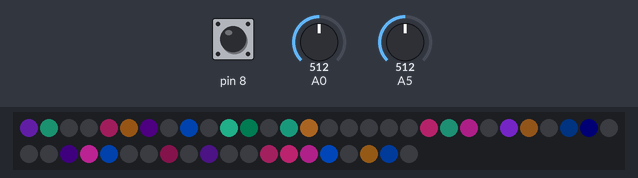
This sketch was run on a simulated Arduino Uno, built with avr-gcc and run on an emulated ATmega328P. Shown: 50 RGB LEDs in strip order, left to right, continuing on the next row. The inputs (shaded band) are chosen by the test bench; at power-on: A0 = 512, pin 8 HIGH, A5 = 512. Dim RGB values are drawn brighter than linear; random numbers use the default seed unless the sketch sets one.

Above: at 1.2 s.
1.3 s: A0 set to 40
At 3.21 s:
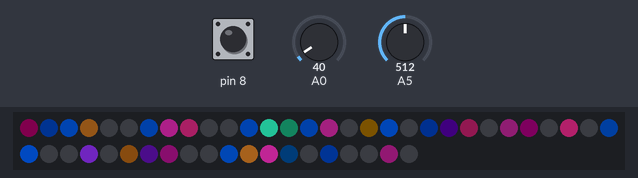
3.9 s: A0 set to 265
At 4.71 s:
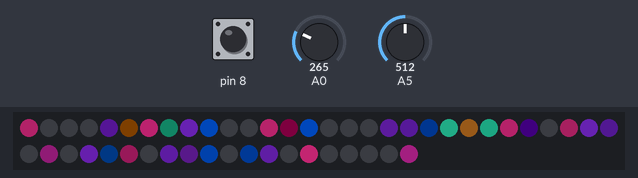
6.4 s: pin 8 pulled LOW for 1 s
At 7.9 s:
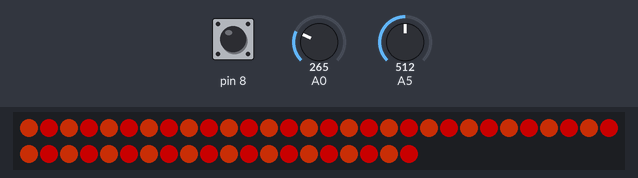
8.0 s: pin 8 pulled LOW for 0.15 s
8.7 s: pin 8 pulled LOW for 0.15 s
At 13.3 s:
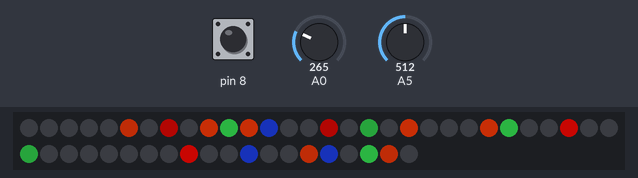

The sketch:

lights.ino
```cpp
#include <Arduino.h>
#include <FastLED.h>
#include "Input.h"
#include "EffectSequence.h"
#include "FSM.h"

#define DAY_BRIGHTNESS    100
#define NIGHT_BRIGHTNESS  100

#define P_BUTTON 8
#define P_KNOB   A0
#define P_LIGHT  A5

#define NUM_LEDS 50
#define DATA_PIN 6

CRGB leds[NUM_LEDS];

InputState nowState;
Input input(&nowState, P_BUTTON, P_KNOB, P_LIGHT);

EffectSequence effectSequence;
Effect* nowEffect = nullptr;

FSM fsm(&nowState, effectSequence, nowEffect, leds, NUM_LEDS);

void setup() {
  input.begin();

  FastLED.addLeds<WS2812, DATA_PIN, GRB>(leds, NUM_LEDS);
  FastLED.setBrightness(DAY_BRIGHTNESS);
}


void loop() {
  input.update();

  fsm.update();

  FastLED.show();
}
```

Bulbs.cpp
```cpp
#include "Effect.h"
#include <FastLED.h>

class Bulbs : public Effect {
public:
    Bulbs() : leds(nullptr), numLeds(0), lastMillis(0), state(false) {}

    void begin(CRGB* ledsArray, int num_leds) override {
        leds = ledsArray;
        numLeds = num_leds;
        lastMillis = millis() - 10000;  // for force start
        state = false;
    }

    void update(uint16_t value) override {
        if (!leds) return;

        unsigned long now = millis();
        uint16_t speed = map(value, 0, 1023, 100, 2000); // speed

        if (now - lastMillis < speed) return;
        lastMillis = now;

        state = !state;

        CRGB red    = CRGB(255, 0, 0);
        //CRGB orange = CRGB(255, 120, 0);
        CRGB orange = CRGB(255, 60, 10);

        for (int i = 0; i < numLeds; i++) {
            bool even = (i % 2 == 0);

            if (state) {
                leds[i] = even ? orange : red;
            } else {
                leds[i] = even ? red : orange;
            }
        }
    }

private:
    CRGB* leds;
    int numLeds;
    unsigned long lastMillis;
    bool state;
};
```

Effect.h
```cpp
#pragma once
#include <Arduino.h>
#include <FastLED.h>

/*
  to write an effect, inherit from this class,
  leds is an array of LEDs that will be rendered on the device.
  num_leds - the number of leds.
  Value - the values of the potentiometer at the moment
  (you can use it to control speed or color)
*/

class Effect {
public:

  virtual ~Effect() {}
  virtual void begin(CRGB* leds, int num_leds) {}      // for start effect
  virtual void update(uint16_t value) = 0;
};
```

EffectSequence.cpp
```cpp
#include "EffectSequence.h"
#include "Firefly.cpp"
#include "Bulbs.cpp"
#include "Wave.cpp"
#include "Vintage.cpp"

EffectSequence::EffectSequence() {
    sequence[0] = new Firefly();
    sequence[1] = new Bulbs();
    sequence[2] = new Wave();
    sequence[3] = new Vintage();
    idx = 0;
}

Effect* EffectSequence::next() {
    idx = (idx + 1) % EFFECT_COUNT;
    return sequence[idx];
}

Effect* EffectSequence::prev() {
    idx = (idx == 0) ? EFFECT_COUNT - 1 : idx - 1;
    return sequence[idx];
}

Effect* EffectSequence::current() {
    return sequence[idx];
}
```

EffectSequence.h
```cpp
#pragma once
#include "Effect.h"

#define EFFECT_COUNT    4

class EffectSequence {
  public:
    EffectSequence();
    //~EffectSequence();
    Effect* next();
    Effect* prev();
    Effect* current();

  private:
    Effect* sequence[EFFECT_COUNT];
    int idx;
};
```

FSM.cpp
```cpp
#include "FSM.h"

FSM::FSM(InputState* state, EffectSequence& effectSequence, Effect*& nowEffect, CRGB* leds, uint16_t NUM_LEDS)
    : fsmState(FSMState::LOAD),
      state(state),
      effectSequence(effectSequence),
      nowEffect(nowEffect),
      leds(leds),
      numLeds(NUM_LEDS)
{}

FSMState FSM::getState() const {
    return fsmState;
}

void FSM::setState(FSMState newState) {
    fsmState = newState;
}

void FSM::update() {
    if (!state) return;

    uint16_t knobValue = state->knobAngle;

    switch (fsmState) {

        case FSMState::LOAD:
            // todo begin anim. and block click
            nowEffect = effectSequence.current();
            nowEffect->begin(leds, numLeds);
            setState(FSMState::MANUAL);
            break;

        case FSMState::AUTO:
            // todo auto
            break;

        case FSMState::MANUAL:
            if (state->buttonClick) {
                nowEffect = effectSequence.next();
                nowEffect->begin(leds, numLeds);
            }
            else if (state->buttonDoubleClick) {
                nowEffect = effectSequence.prev();
                nowEffect->begin(leds, numLeds);
            }
            else if (state->buttonLongPress) {
                // todo -> add/rm fav.
            }
            else if (state->buttonLongLongPress) {
                demoLastSwitch = millis();
                setState(FSMState::DEMO);
            }

            nowEffect->update(knobValue);
            break;

        case FSMState::DEMO:
            unsigned long now = millis();

            if (state->buttonClick || state->buttonDoubleClick) {
                setState(FSMState::MANUAL);
                break;
            }

            if (now - demoLastSwitch >= DEMO_INTERVAL) {
                demoLastSwitch = now;

                nowEffect = effectSequence.next();
                nowEffect->begin(leds, numLeds);
            }

            nowEffect->update(knobValue);

            break;
    }
}
```

FSM.h
```cpp
#pragma once
#include <Arduino.h>
#include "Input.h"
#include "EffectSequence.h"

#define DEMO_INTERVAL   30000

enum class FSMState {
    LOAD,
    AUTO,
    MANUAL,
    DEMO
};

class FSM {
public:
    FSM(InputState* state, EffectSequence& seq, Effect*& currentEffect, CRGB* leds, uint16_t numLeds);

    void update();
    FSMState getState() const;
    void setState(FSMState newState);

private:
    FSMState fsmState;

    InputState* state;
    EffectSequence& effectSequence;
    Effect*& nowEffect;
    CRGB* leds;
    uint16_t numLeds;

    unsigned long demoLastSwitch = 0;
};
```

Firefly.cpp
```cpp
#include "Effect.h"
#include <FastLED.h>

class Firefly : public Effect {
public:
    Firefly() : leds(nullptr), numLeds(0), fireflies(nullptr), lastMillis(0) {}
    ~Firefly() { delete[] fireflies; }

    void begin(CRGB* ledsArray, int num_leds) override {
        leds = ledsArray;
        numLeds = num_leds;
        lastMillis = millis();

        delete[] fireflies;
        fireflies = new FireflyData[numLeds];

        // init fireflies
        for (int i = 0; i < numLeds; i++) {
            fireflies[i].brightness = 0;
            fireflies[i].color = colors[random(sizeof(colors)/sizeof(colors[0]))];
        }
    }

    void update(uint16_t value) override {
        if (!leds || !fireflies) return;

        unsigned long now = millis();
        uint16_t speed = map(value, 0, 1023, 20, 100); // blink speed
        if (now - lastMillis < speed) return;
        lastMillis = now;

        for (int i = 0; i < numLeds; i++) {
            // light up new firefly
            if (fireflies[i].brightness == 0 && random(100) < 15) {
                fireflies[i].brightness = 50 + random(206);
                fireflies[i].color = colors[random(sizeof(colors)/sizeof(colors[0]))];
            }

            leds[i] = fireflies[i].color;
            leds[i].nscale8(fireflies[i].brightness);

            // fade out
            if (fireflies[i].brightness > fadeAmount) {
                fireflies[i].brightness -= fadeAmount;
            } else {
                fireflies[i].brightness = 0;
            }
        }
    }

private:
    CRGB* leds;
    int numLeds;
    unsigned long lastMillis;

    struct FireflyData {
        CRGB color;
        uint8_t brightness;
    };

    FireflyData* fireflies;

    static const int fadeAmount = 15;      // fade speed
    CRGB colors[7] = {
        CRGB(0, 0, 0),         // black
        CRGB(0, 100, 255),     // blue
        CRGB(255, 50, 200),    // neon pink
        CRGB(255, 150, 50),    // beige-orange
        CRGB(150, 50, 255),    // purple
        CRGB(50, 255, 200),    // turquoise
        CRGB(255, 50, 150)     // magenta
    };
};
```

Input.cpp
```cpp
#include "Input.h"

Input::Input(InputState* outState, int buttonPin, int knobPin, int lightPin)
  : outState(outState),
    buttonPin(buttonPin),
    knobPin(knobPin),
    lightPin(lightPin),
    btnState(IDLE),
    pressStartTime(0),
    lastClickTime(0),
    clickCount(0),
    filteredKnob(0),
    filteredLight(0),
    lastRawButton(HIGH),
    lastDebounceTime(0)
{
}

void Input::begin() {
    pinMode(buttonPin, INPUT_PULLUP);
    pinMode(knobPin, INPUT);
    pinMode(lightPin, INPUT);

    state = {};
    filteredKnob = analogRead(knobPin);
    filteredLight = analogRead(lightPin);
}

// for debounce
bool Input::readButton() {
    bool currentRaw = digitalRead(buttonPin);
    if (currentRaw != lastRawButton) {
        lastDebounceTime = millis();
    }
    lastRawButton = currentRaw;

    if ((millis() - lastDebounceTime) > DEBOUNCE_MS) {
        return (currentRaw == LOW);
    }
    return (btnState != IDLE && btnState != LONG && btnState != LONGLONG); // держим прежнее состояние при дребезге
}

void Input::update() {
    state.buttonClick = false;
    state.buttonDoubleClick = false;
    state.buttonLongPress = false;
    state.buttonLongLongPress = false;
    state.buttonPressed = false;

    bool current = readButton();
    unsigned long now = millis();

    switch (btnState) {
        case IDLE:
            if (current) {
                btnState = PRESS;
                pressStartTime = now;
            } else if (clickCount > 0 && (now - lastClickTime) >= DOUBLECLICK_MS) {
                if (clickCount == 1) state.buttonClick = true;
                else if (clickCount >= 2) state.buttonDoubleClick = true;
                clickCount = 0;
            }
            break;

        case PRESS:
            if (!current) {
                if ((now - pressStartTime) < LONGPRESS_MS) {
                    clickCount++;
                    lastClickTime = now;
                }
                btnState = IDLE;
            } else if ((now - pressStartTime) >= LONGPRESS_MS && (now - pressStartTime) < LONGLONGPRESS_MS) {
                btnState = LONG;
                state.buttonLongPress = true;
            }
            break;

        case LONG:
            if (!current) {
                btnState = IDLE;
            } else if ((now - pressStartTime) >= LONGLONGPRESS_MS) {
                btnState = LONGLONG;
                state.buttonLongPress = false;
                state.buttonLongLongPress = true;
            }
            break;

        case LONGLONG:
            if (!current) {
                btnState = IDLE;
            }
            break;
    }

    state.buttonPressed = current;

    // analog + filter
    int rawKnob = analogRead(knobPin);
    filteredKnob = FILTER_ALPHA * rawKnob + (1 - FILTER_ALPHA) * filteredKnob;
    state.knobAngle = (uint16_t)filteredKnob;

    int rawLight = analogRead(lightPin);
    filteredLight = FILTER_ALPHA * rawLight + (1 - FILTER_ALPHA) * filteredLight;
    state.lightSensor = (uint16_t)filteredLight;

    *outState = state;
}
```

Input.h
```cpp
#pragma once
#include <Arduino.h>
#include "InputState.h"

#define LONGPRESS_MS       1000
#define LONGLONGPRESS_MS   3000
#define DOUBLECLICK_MS     400
#define FILTER_ALPHA       0.4f
#define DEBOUNCE_MS 30

enum ButtonState {
    IDLE,
    PRESS,
    LONG,
    LONGLONG,
    RELEASE,
    CLICK_CHECK
};

class Input {
public:
    Input(InputState* outState, int buttonPin, int knobPin, int lightPin);
    void begin();
    void update();

private:
    int buttonPin;
    int knobPin;
    int lightPin;

    InputState state;
    InputState* outState;

    ButtonState btnState;
    unsigned long pressStartTime;
    unsigned long lastClickTime;
    int clickCount;

    float filteredKnob;
    float filteredLight;

    bool lastRawButton;
    unsigned long lastDebounceTime;
    bool readButton();
};
```

InputState.h
```cpp
#pragma once
#include <Arduino.h>

struct InputState {
  uint16_t lightSensor;
  uint16_t knobAngle;

  bool buttonPressed;
  bool buttonClick;
  bool buttonDoubleClick;
  bool buttonLongPress;
  bool buttonLongLongPress;
};
```

Vintage.cpp
```cpp
#pragma once
#include "Effect.h"

class Vintage : public Effect {
public:
    Vintage() {}

    ~Vintage() {
        // free dynamic memory
        delete[] currentColors;
        delete[] targetColors;
        delete[] chosen;
    }

    void begin(CRGB* leds, int num_leds) override {
        this->leds = leds;
        this->num_leds = num_leds;

        // allocate exactly for real number of leds
        if (!bAlloc) {
            currentColors = new CRGB[num_leds];
            targetColors  = new CRGB[num_leds];
            chosen        = new bool[num_leds];
            bAlloc = true;
        }

        for (int i = 0; i < num_leds; i++) {
            targetColors[i] = CRGB::Black;
            currentColors[i] = CRGB::Black;
            chosen[i] = false;
        }

        relayInterval = chooseRelayInterval();
        lastRelayTime = millis() - relayInterval;
    }

    void update(uint16_t value) override {
        unsigned long now = millis();

        if (now - lastRelayTime > relayInterval) {
            lastRelayTime = now;
            relayInterval = chooseRelayInterval(); // change interval

            // count lamp to ON
            int maxOn = max(1, num_leds * 60 / 100); // max 60%
            int minUsual = num_leds * 27 / 100;
            int maxUsual = num_leds * 38 / 100;

            int numOn;
            if (random(100) < 10) {
                // rarely - 2-5 lamp
                numOn = min(random(2, 5), num_leds);
            } else {
                // more often — 27-38%
                numOn = random(minUsual, maxUsual + 1);
            }

            // mask
            for (int i = 0; i < num_leds; i++) {
                chosen[i] = false;
            }

            int count = 0;

            // 1) which are not extinguished
            for (int i = 0; i < num_leds; i++) {
                if (currentColors[i] != CRGB::Black && random(100) < 17) {
                    chosen[i] = true;
                    count++;
                }
            }

            // 2) add new
            while (count < numOn) {
                int i = random(0, num_leds);
                if (chosen[i]) continue;

                // avoid same color clusters
                int colorIndex;
                for (int tries = 0; ; tries++) {
                    colorIndex = chooseColorIndex();
                    if (!sameNeighborColor(i, colorIndex) || tries >= 2) break;
                }

                int level = chooseLevel();
                float brightnessFactor = brightnessLevel(level);

                targetColors[i] = color[colorIndex];
                targetColors[i].r = color[colorIndex].r * brightnessFactor;
                targetColors[i].g = color[colorIndex].g * brightnessFactor;
                targetColors[i].b = color[colorIndex].b * brightnessFactor;

                chosen[i] = true;
                count++;
            }

            // 3) black
            for (int i = 0; i < num_leds; i++) {
                if (!chosen[i]) {
                    targetColors[i] = CRGB::Black;
                }
            }
        }

        // update
        for (int i = 0; i < num_leds; i++) {
            currentColors[i].r = lampFade(currentColors[i].r, targetColors[i].r);
            currentColors[i].g = lampFade(currentColors[i].g, targetColors[i].g);
            currentColors[i].b = lampFade(currentColors[i].b, targetColors[i].b);
            leds[i] = currentColors[i];
        }
    }

private:
    CRGB* leds;
    int num_leds;

    CRGB* currentColors;
    CRGB* targetColors;
    bool* chosen;

    bool bAlloc = false;

    unsigned long lastRelayTime;
    unsigned long relayInterval;

    CRGB color[4] = {
        CRGB(255, 60, 10),   // amber
        CRGB(40, 160, 60),   // lamp green
        CRGB(25, 50, 180),   // muted blue
        CRGB(255, 10, 5)     // red
    };

    // tube smooth extinguishing
    uint8_t lampFade(uint8_t current, uint8_t target) {
        if (current < target) {
            int val = current + max(1, (target - current) / 2);
            if (val > target) val = target;
            return val;
        } else if (current > target) {
            float power = 1.78;
            float k = 0.02 + ((float)random(0, 10) / 1000.0);
            float val = current - pow(current, power) * k;
            val += random(-2, 3);
            if (val < target) val = target;
            if (val > 255) val = 255;
            return (uint8_t)val;
        }
        return current;
    }

    // gamma-cor.
    float brightnessLevel(int level) {
        float gamma = 2.2;
        float norm = (level + 1) / 3.0;
        return pow(norm, 1.0 / gamma);
    }

    // br.
    int chooseLevel() {
        int r = random(100);
        if (r < 20) return 0;        // min
        else if (r < 50) return 1;   // med
        else return 2;               // max
    }

    const int relayTimes[7] = {500, 750, 1000, 1250, 1500, 1750, 2000};
    const int relayWeights[7] = {1, 3, 5, 5, 5, 3, 1};
    const int relayWeightSum = 23;

    int chooseRelayInterval() {
        int r = random(relayWeightSum);
        int sum = 0;
        for (int i = 0; i < 7; i++) {
            sum += relayWeights[i];
            if (r < sum) return relayTimes[i];
        }
        return relayTimes[3];
    }

    // color distribution
    const int colorWeights[4] = {
        6,  // amber
        5,  // green
        2,  // blue
        4   // red
    };
    const int colorWeightSum = 17;

    int chooseColorIndex() {
        int r = random(colorWeightSum);
        int sum = 0;
        for (int i = 0; i < 4; i++) {
            sum += colorWeights[i];
            if (r < sum) return i;
        }
        return 0;
    }

    // neighbor color check
    bool sameNeighborColor(int index, int colorIndex) {
        if (index > 0 && chosen[index - 1]) {
            if (targetColors[index - 1] == color[colorIndex]) return true;
        }
        if (index < num_leds - 1 && chosen[index + 1]) {
            if (targetColors[index + 1] == color[colorIndex]) return true;
        }
        return false;
    }
};
```

Source omitted: Wave.cpp (1039 bytes)
